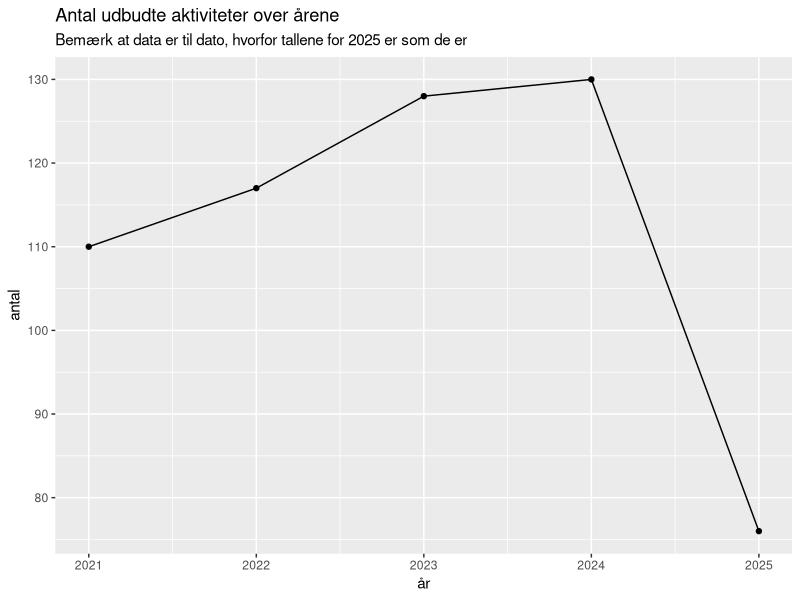
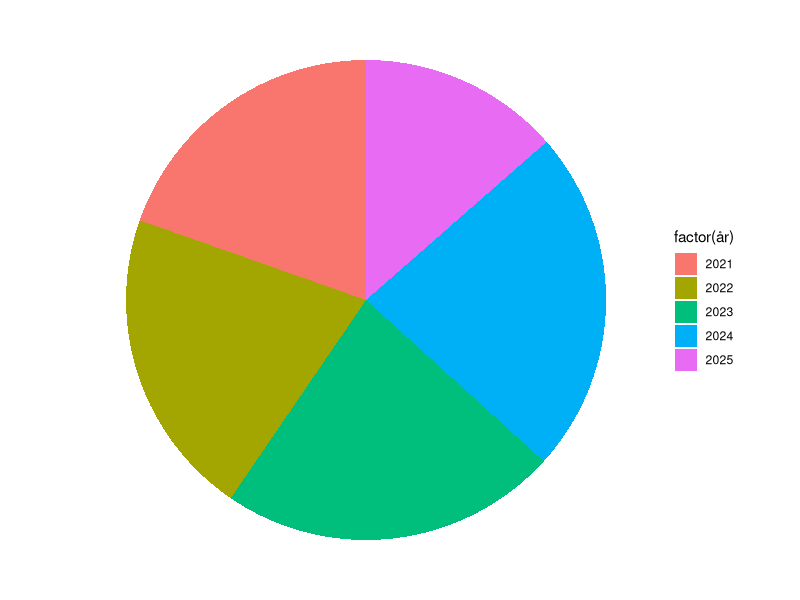

Write the R code that produced these figures, in order. (Note: this script raises an error after producing the figures.)
## ---- chunk 1
knitr::opts_chunk$set(echo = FALSE)
## ---- chunk 2
library(tidyverse)
library(knitr)
library(zoo) # til marginalt mere avanceret behandling af tid
meta_data <- read_csv2("data/kursus_metadata.csv")
meta_data <- meta_data %>% 
  select(-c(allday, -public, public, admin, end, campus_id, location_type, location_id, calendar_id, owner_name,
            owner_id, category_id, calendar_name, calendar_public, calendar_admin, presenter, color, 
            featured_image, geolocation, registration_cost, more_info, setup_time, teardown_time, 
            audience_1_id, audience_1_name, registration_form_id, registration_series_linked,
            has_registration_opened, registration, has_registration_closed, zoom_email, online_user_id, 
            online_meeting_id, online_host_url, online_join_url, online_join_password, online_provider,
            campus_1, audience_2_id, audience_2_name, audience_3_id, audience_3_name))
tilmeldinger <- read_csv2("data/tilmeldings_data.csv")
## ---- chunk 3
meta_data %>% 
  slice(201) %>% 
  glimpse()
## ---- chunk 4
tilmeldinger %>% 
  filter(event_id == 4381177) %>% 
  glimpse()
  
## ---- chunk 5
meta_data %>% 
  distinct(id, .keep_all = TRUE) %>% 
  count(år = year(start), name = "antal") %>% 
  kable()
## ---- chunk 6
meta_data %>% 
  distinct(id, .keep_all = TRUE) %>% 
  count(år = year(start), name = "antal") %>% 
  ggplot(aes(x= år, y = antal)) +
  geom_point() +
  geom_line() +
  ggtitle("Antal udbudte aktiviteter over årene", subtitle = "Bemærk at data er til dato, hvorfor tallene for 2025 er som de er")
## ---- chunk 7
meta_data %>% 
  distinct(id, .keep_all = TRUE) %>% 
  count(år = year(start), name = "antal") %>% 
  ggplot(aes(x = "", y = antal, fill = factor(år))) +
  geom_bar(stat = "identity", width = 1) +
  coord_polar("y", start = 0) +
  theme_void()
## ---- chunk 8
tilmeldinger %>% 
  distinct(booking_id, .keep_all = TRUE) %>% 
  select(event_id, tilm_type, booking_id) %>% 
  left_join(meta_data %>% distinct(id, .keep_all= TRUE), by = c("event_id" = "id")) %>% 
  group_by(år = year(start), tilm_type) %>% 
  summarise(antal = n()) %>% 
  ungroup() %>% 
  pivot_wider(names_from = tilm_type,
              values_from = antal)
  
## ---- chunk 9
meta_data %>% 
  distinct(id, .keep_all = TRUE) %>% 
  mutate(periode = as.yearmon(start)) %>% 
  select(periode, id) %>% 
  ggplot(aes(periode)) +
  geom_bar() +
  theme_bw() +
  ggtitle("Antal aktiviteter i kalenderen i en given måned")
## ---- chunk 10
tilmeldinger %>% 
  distinct(booking_id, .keep_all = TRUE) %>% 
  select(event_id, tilm_type, booking_id, first_name) %>% 
  left_join(meta_data %>% distinct(id, .keep_all= TRUE), by = c("event_id" = "id")) %>% 
  group_by(år = year(start)) %>% 
  summarise(hun = sum(first_name, na.rm = TRUE),
            han = sum(!first_name, na.rm = TRUE),
            total = hun + han) %>% 
  mutate(år = as.character(år)) %>% 
  bind_rows(summarise(., across(hun:total, sum, na.rm = TRUE)) %>% mutate(år = "total")) %>% 
  mutate(andel_hun = hun/total,
          andel_han = han/total) %>% 
  select(-total)
  
## ---- chunk 11
tilmeldinger %>% 
  distinct(booking_id, .keep_all = TRUE) %>% 
  select(event_id, tilm_type, booking_id, first_name) %>% 
  left_join(meta_data %>% distinct(id, .keep_all= TRUE), by = c("event_id" = "id")) %>% 
  mutate(periode = as.yearmon(start)) %>% 
  select(tilm_type, first_name, periode) %>% 
  group_by(periode) %>% 
  summarise(hun = sum(first_name, na.rm = TRUE),
            han = sum(!first_name, na.rm = TRUE)) %>% 
  mutate(hun = if_else(hun == 0, NA, hun),
         han = if_else(han == 0, NA, han)) %>% 
  mutate(total = han+hun) %>% 
  mutate(hun_andel = hun/total,
         han_andel = han/total) %>% 
  select(periode, hun_andel, han_andel) %>% 
  pivot_longer(hun_andel:han_andel, names_to = "køn", values_to = "andel") %>% 
  mutate(køn = str_remove(køn, "_andel")) %>% 
  ggplot(aes(x = periode, y = andel, color = køn)) +
  geom_point() +
  geom_line() +
  ggtitle("Kønsfordelingen i tilmeldinger over tid")
## ---- chunk 12
tilm_pr_event <- tilmeldinger %>% 
  group_by(event_id, tilm_type) %>% 
  distinct(booking_id, .keep_all = TRUE) %>% 
  mutate(antal = !is.na(booking_id), .after = last_name) %>% 
  summarise(antal = sum(antal)) %>% 
  pivot_wider(names_from = tilm_type, values_from = antal, values_fill = 0)
## ---- chunk 13
meta_data %>% 
  mutate(value = 1) %>% 
  pivot_wider(names_from = category_name, values_from = value) %>% 
  right_join(tilm_pr_event, by = c("id" = "event_id")) %>% 
  select(id, title, start, registrants, waitlist, seats) %>% 
  mutate(andel_fyldt = registrants/seats)
## ---- chunk 14
tilmeldinger %>% 
  distinct(booking_id, .keep_all = TRUE) %>% 
  select(booking_id, registered_date) %>% 
  group_by(år = year(registered_date)) %>%
  mutate(antal = 1) %>% 
  arrange(registered_date) %>% 
  mutate(antal = cumsum(antal)) %>% 
  ggplot(aes(yday(registered_date), y = antal, color = factor(år))) +
  geom_line() +
  ggtitle("Kumuleret antal tilmeldinger som funktion af tid")
